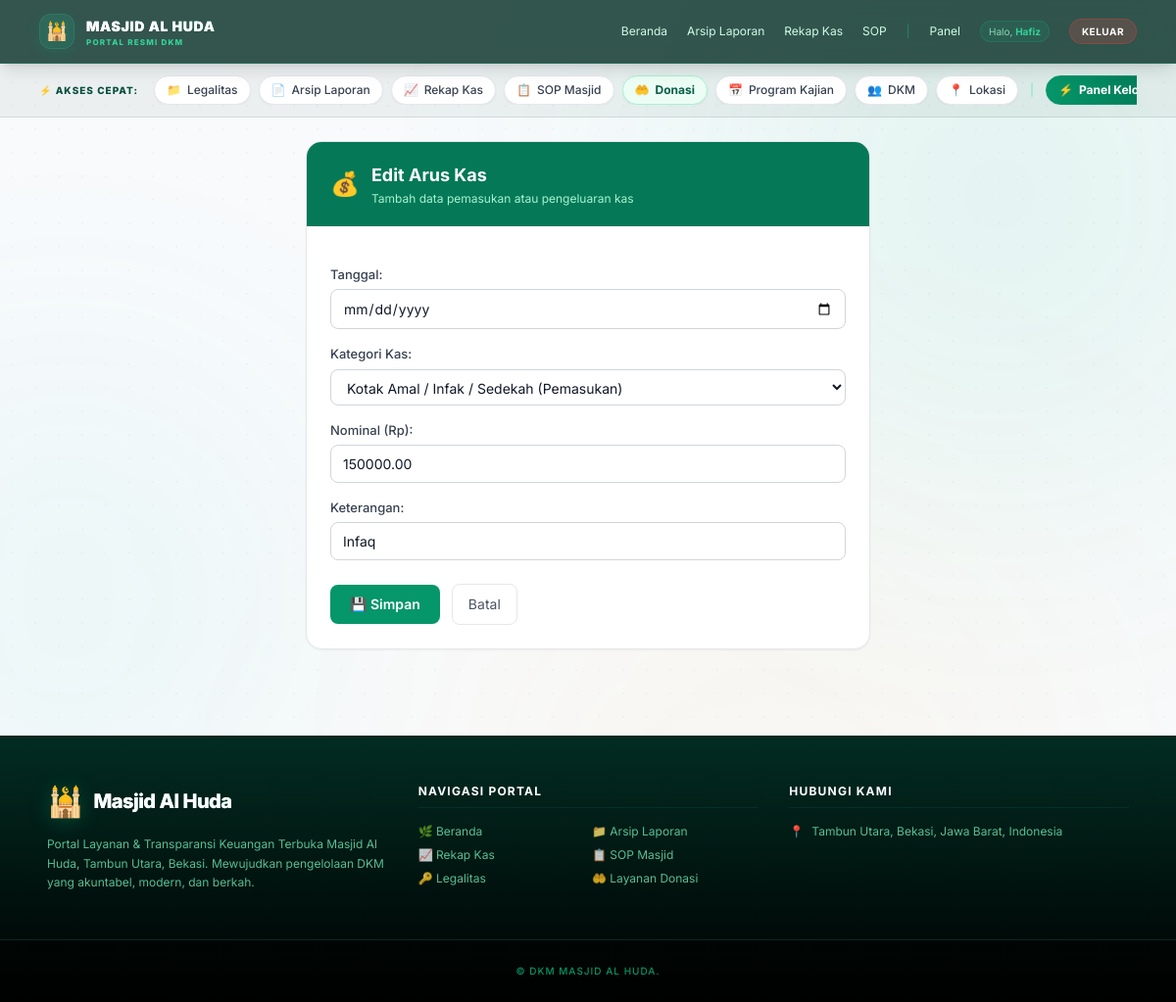
The page /kas/26/edit/?next=/rekap-kas/?year=2026 (signed in) on the database its author committed.
### core/models.py (models this page shows, shortened)
class CashFlow(models.Model):
    FLOW_CHOICES = [
        ('IN', 'Pemasukan'),
        ('OUT', 'Pengeluaran'),
    ]
    mosque = models.ForeignKey(Mosque, on_delete=models.CASCADE, related_name='cashflows')
    date = models.DateField('Tanggal')
    category = models.ForeignKey(CashCategory, on_delete=models.SET_NULL, null=True, blank=True, verbose_name="Kategori Kas")
    flow_type = models.CharField('Tipe', max_length=10, choices=FLOW_CHOICES, default='IN')
    amount = models.DecimalField('Nominal (Rp)', max_digits=14, decimal_places=2)
    description = models.CharField('Keterangan', max_length=255)
    class Meta:
        ordering = ['-date']

### core/views.py (the view)
# urls.py: path('kas/<int:pk>/edit/', views.cashflow_edit, name='cashflow_edit'),
@login_required
def cashflow_edit(request, pk):
    obj = get_object_or_404(CashFlow, pk=pk)
    back_year = obj.date.year  # simpan tahun sebelum edit
    if request.method == 'POST':
        form = CashFlowForm(request.POST, instance=obj)
        if form.is_valid():
            saved = form.save()
            log(request, 'UPDATE', f'CashFlow {saved.get_flow_type_display()} Rp{saved.amount}')
            messages.success(request, 'Data kas berhasil diperbarui.')
            next_url = request.POST.get('next', '')
            if next_url:
                return redirect(next_url)
            return redirect(f"/rekap-kas/?year={saved.date.year}")
    else:
        form = CashFlowForm(instance=obj)
    next_url = request.GET.get('next', f'/rekap-kas/?year={back_year}')
    return render(request, 'cashflow/form.html', {'form': form, 'title': 'Edit Arus Kas', 'next': next_url})

### core/forms.py
class CashFlowForm(forms.ModelForm):
    class Meta:
        model = CashFlow
        fields = ['date', 'category', 'amount', 'description']
        widgets = {
            'date': forms.DateInput(attrs={'type': 'date', 'class': 'w-full rounded border px-3 py-2'}),
            'category': forms.Select(attrs={'class': 'w-full rounded border px-3 py-2'}),
            'amount': forms.NumberInput(attrs={'class': 'w-full rounded border px-3 py-2', 'placeholder': 'Contoh: 150000'}),
            'description': forms.TextInput(attrs={'class': 'w-full rounded border px-3 py-2', 'placeholder': 'Keterangan transaksi'}),
        }
        labels = {
            'date': 'Tanggal',
            'category': 'Kategori Kas',
            'amount': 'Nominal (Rp)',
            'description': 'Keterangan',
        }

### core/models.py (called while the page is built)
    def __str__(self):
        return f"{self.name} ({self.get_flow_type_display()})"

### core/templates/cashflow/form.html (shortened to what this page needs)
{% extends 'base.html' %}
{% block content %}
<div class="max-w-xl mx-auto">
  <div class="bg-white rounded-2xl border border-gray-200 shadow-sm overflow-hidden">
    <div class="bg-emerald-700 px-6 py-5 flex items-center gap-3">
      <span class="text-2xl">💰</span>
      <div>
        <h1 class="text-lg font-bold text-white">{{ title|default:"Catat Arus Kas" }}</h1>
        <p class="text-emerald-200 text-xs mt-0.5">Tambah data pemasukan atau pengeluaran kas</p>
      </div>
    </div>
    <form method="post" class="django-form p-6 space-y-4">
      {{ form.as_p }}
      <div class="flex items-center gap-3 pt-2">
        <button type="submit" class="inline-flex items-center gap-2 px-5 py-2.5 bg-emerald-600 hover:bg-emerald-700 text-white text-sm font-semibold rounded-lg transition shadow-sm">
          💾 Simpan
        </button>
        <a href="{{ next|default:'/rekap-kas/' }}" class="px-4 py-2.5 text-sm rounded-lg border border-gray-200 hover:bg-gray-50 transition text-gray-600">Batal</a>
      </div>
    </form>
  </div>
</div>
{% endblock %}

### core/templates/base.html (shortened to what this page needs)
<!doctype html>
<html lang="id">
<head>
  <script src="https://cdn.tailwindcss.com"></script>
</head>
<body class="bg-slate-50 text-gray-800 min-h-screen relative overflow-x-hidden">
  <div class="fixed inset-0 pointer-events-none -z-50 overflow-hidden select-none">
    <div class="absolute -top-[10%] -right-[10%] w-[600px] h-[600px] rounded-full bg-emerald-500/10 blur-[150px] animate-pulse" style="animation-duration: 8s;"></div>
    <div class="absolute top-[35%] -left-[15%] w-[500px] h-[500px] rounded-full bg-teal-500/5 blur-[120px] animate-pulse" style="animation-duration: 12s;"></div>
    <div class="absolute -bottom-[10%] right-[10%] w-[600px] h-[600px] rounded-full bg-amber-500/5 blur-[150px] animate-pulse" style="animation-duration: 10s;"></div>
  </div>
  <header class="bg-emerald-950/80 backdrop-blur-md border-b border-emerald-500/20 text-white shadow-lg sticky top-0 z-50">
    <div class="max-w-6xl mx-auto px-4 py-3.5 flex items-center justify-between gap-4">
      <a href="{% url 'home' %}" class="group flex items-center gap-3 shrink-0 text-white transition duration-200">
        <div class="w-9 h-9 rounded-xl bg-gradient-to-br from-emerald-400/10 to-teal-500/10 border border-emerald-400/20 flex items-center justify-center shadow-[0_4px_15px_rgba(16,185,129,0.1)] relative overflow-hidden group-hover:border-emerald-400/40 group-hover:shadow-[0_4px_20px_rgba(16,185,129,0.2)] transition duration-300">
          <div class="absolute inset-0 bg-emerald-500/10 blur-sm pointer-events-none"></div>
          <span class="text-lg relative z-10 select-none transform group-hover:scale-110 transition duration-300">🕌</span>
        </div>
        <div class="flex flex-col leading-none">
          <span class="text-sm font-black tracking-wider text-white uppercase bg-gradient-to-r from-white via-emerald-100 to-emerald-300 bg-clip-text text-transparent group-hover:from-white group-hover:to-emerald-200 transition duration-300">{{ mosque.name|default:"Masjid Al Huda" }}</span>
          <span class="text-[8px] font-extrabold tracking-[0.15em] text-emerald-400 uppercase mt-0.5">Portal Resmi DKM</span>
        </div>
      </a>
      <nav class="ml-auto text-xs hidden md:flex items-center gap-5">
        <a class="hover:text-emerald-300 py-1 transition duration-200 {% if request.path == '/' %}text-emerald-400 font-bold border-b-2 border-emerald-400{% else %}text-emerald-100{% endif %}"
           href="{% url 'home' %}">Beranda</a>
        <a class="hover:text-emerald-300 py-1 transition duration-200 {% if '/arsip/' in request.path %}text-emerald-400 font-bold border-b-2 border-emerald-400{% else %}text-emerald-100{% endif %}"
           href="{% url 'report_archive' %}">Arsip Laporan</a>
        <a class="hover:text-emerald-300 py-1 transition duration-200 {% if '/rekap-kas' in request.path %}text-emerald-400 font-bold border-b-2 border-emerald-400{% else %}text-emerald-100{% endif %}"
           href="{% url 'cashflow_public' %}">Rekap Kas</a>
        <a class="hover:text-emerald-300 py-1 transition duration-200 {% if '/sop' in request.path %}text-emerald-400 font-bold border-b-2 border-emerald-400{% else %}text-emerald-100{% endif %}"
           href="{% url 'sop_public' %}">SOP</a>
        {% if request.user.is_authenticated %}
          <span class="text-emerald-500/50">|</span>
          <a class="hover:text-emerald-300 py-1 transition duration-200 {% if '/dashboard' in request.path %}text-emerald-400 font-bold border-b-2 border-emerald-400{% else %}text-emerald-100{% endif %}"
              href="{% url 'dashboard' %}">Panel</a>
          <span class="text-emerald-200/80 text-[10px] bg-emerald-500/10 border border-emerald-500/20 px-2 py-0.5 rounded-full">Halo, <span class="font-bold text-emerald-400">{{ request.user.username }}</span></span>
          <a class="bg-red-500/20 hover:bg-red-600 border border-red-500/30 hover:border-red-600 px-3 py-1 rounded-full text-[10px] font-bold uppercase tracking-wider transition shadow-sm"
              href="{% url 'logout' %}">Keluar</a>
        {% else %}
          <a class="bg-emerald-500 hover:bg-emerald-600 border border-emerald-400 hover:border-emerald-500 px-4 py-1.5 rounded-full text-xs font-bold transition shadow-md shadow-emerald-950/20"
             href="{% url 'login' %}">Masuk Pengurus</a>
        {% endif %}
      </nav>
    </div>
  </header>
  {% if request.path != '/' and request.path != '/home' and request.path != '/home/' %}
  <section class="bg-emerald-950/5 border-b border-emerald-950/10 animate-fade-in">
    <div class="max-w-6xl mx-auto px-4 py-3">
      <div class="flex items-center gap-2 text-xs overflow-x-auto no-scrollbar scroll-smooth whitespace-nowrap">
        <span class="text-[10px] font-extrabold text-emerald-900 uppercase tracking-widest mr-2 shrink-0 hidden sm:inline-block">⚡ Akses Cepat:</span>
        <a href="{% url 'legalitas_public' %}"
           class="inline-flex items-center gap-1.5 px-3 py-1.5 bg-white hover:bg-emerald-50 border border-gray-200 hover:border-emerald-300 rounded-full transition shadow-sm hover:shadow text-gray-700 font-medium">
          <span>📁</span> Legalitas
        </a>
        <a href="{% url 'report_archive' %}"
           class="inline-flex items-center gap-1.5 px-3 py-1.5 bg-white hover:bg-emerald-50 border border-gray-200 hover:border-emerald-300 rounded-full transition shadow-sm hover:shadow text-gray-700 font-medium">
          <span>📄</span> Arsip Laporan
        </a>
        <a href="{% url 'cashflow_public' %}"
           class="inline-flex items-center gap-1.5 px-3 py-1.5 bg-white hover:bg-emerald-50 border border-gray-200 hover:border-emerald-300 rounded-full transition shadow-sm hover:shadow text-gray-700 font-medium">
          <span>📈</span> Rekap Kas
        </a>
        <a href="{% url 'sop_public' %}"
           class="inline-flex items-center gap-1.5 px-3 py-1.5 bg-white hover:bg-emerald-50 border border-gray-200 hover:border-emerald-300 rounded-full transition shadow-sm hover:shadow text-gray-700 font-medium">
          <span>📋</span> SOP Masjid
        </a>
        <a href="{% url 'donation_page' %}"
           class="inline-flex items-center gap-1.5 px-3 py-1.5 bg-emerald-50 hover:bg-emerald-100 border border-emerald-200 rounded-full transition shadow-sm hover:shadow text-emerald-800 font-bold">
          <span>🤲</span> Donasi
        </a>
        <a href="{% url 'home' %}#program"
           class="inline-flex items-center gap-1.5 px-3 py-1.5 bg-white hover:bg-emerald-50 border border-gray-200 hover:border-emerald-300 rounded-full transition shadow-sm hover:shadow text-gray-700 font-medium">
          <span>📅</span> Program Kajian
        </a>
        <a href="{% url 'home' %}#pengurus"
           class="inline-flex items-center gap-1.5 px-3 py-1.5 bg-white hover:bg-emerald-50 border border-gray-200 hover:border-emerald-300 rounded-full transition shadow-sm hover:shadow text-gray-700 font-medium">
          <span>👥</span> DKM
        </a>
        <a href="{% url 'home' %}#kontak"
           class="inline-flex items-center gap-1.5 px-3 py-1.5 bg-white hover:bg-emerald-50 border border-gray-200 hover:border-emerald-300 rounded-full transition shadow-sm hover:shadow text-gray-700 font-medium">
          <span>📍</span> Lokasi
        </a>
        {% if request.user.is_authenticated %}
        <span class="text-emerald-300 px-1 hidden sm:inline">|</span>
        <a href="{% url 'dashboard' %}"
           class="inline-flex items-center gap-1.5 px-3 py-1.5 bg-gradient-to-r from-emerald-600 to-emerald-700 hover:from-emerald-700 hover:to-emerald-800 border border-emerald-600 rounded-full transition shadow-sm hover:shadow text-white font-bold">
          <span>⚡</span> Panel Kelola
        </a>
        {% endif %}
      </div>
    </div>
  </section>
  {% endif %}
  <main class="max-w-6xl mx-auto px-4 py-6">
    {% block content %}{% endblock %}
  </main>
  <footer class="mt-16 bg-gradient-to-b from-emerald-950 to-black text-emerald-100 border-t border-emerald-500/20">
    <div class="max-w-6xl mx-auto px-6 py-12 grid md:grid-cols-3 gap-8">
      <div>
        <div class="flex items-center gap-2.5 mb-4">
          <span class="text-3xl drop-shadow-[0_2px_10px_rgba(16,185,129,0.3)]">🕌</span>
          <span class="font-extrabold text-white text-xl tracking-tight bg-gradient-to-r from-emerald-50 to-emerald-300 bg-clip-text text-transparent">Masjid Al Huda</span>
        </div>
        <p class="text-xs text-emerald-300/80 leading-relaxed max-w-sm">
          Portal Layanan & Transparansi Keuangan Terbuka Masjid Al Huda, Tambun Utara, Bekasi. Mewujudkan pengelolaan DKM yang akuntabel, modern, dan berkah.
        </p>
      </div>
      <div>
        <h3 class="font-bold text-white mb-4 text-xs uppercase tracking-widest border-b border-emerald-500/10 pb-2">Navigasi Portal</h3>
        <ul class="grid grid-cols-2 gap-2 text-xs text-emerald-300/80">
          <li><a href="{% url 'home' %}" class="hover:text-emerald-400 transition flex items-center gap-1">🌿 Beranda</a></li>
          <li><a href="{% url 'report_archive' %}" class="hover:text-emerald-400 transition flex items-center gap-1">📁 Arsip Laporan</a></li>
          <li><a href="{% url 'cashflow_public' %}" class="hover:text-emerald-400 transition flex items-center gap-1">📈 Rekap Kas</a></li>
          <li><a href="{% url 'sop_public' %}" class="hover:text-emerald-400 transition flex items-center gap-1">📋 SOP Masjid</a></li>
          <li><a href="{% url 'legalitas_public' %}" class="hover:text-emerald-400 transition flex items-center gap-1">🔑 Legalitas</a></li>
          <li><a href="{% url 'donation_page' %}" class="hover:text-emerald-400 transition flex items-center gap-1">🤲 Layanan Donasi</a></li>
        </ul>
      </div>
      <div>
        <h3 class="font-bold text-white mb-4 text-xs uppercase tracking-widest border-b border-emerald-500/10 pb-2">Hubungi Kami</h3>
        <ul class="space-y-2.5 text-xs text-emerald-300/80">
          <li class="flex items-start gap-2">
            <span class="text-emerald-400 shrink-0">📍</span>
            <span>Tambun Utara, Bekasi, Jawa Barat, Indonesia</span>
          </li>
        </ul>
      </div>
    </div>
    <div class="border-t border-emerald-950 py-6 text-center text-[10px] font-medium text-emerald-600 uppercase tracking-widest bg-black/40">
      © {{ now|date:"Y" }} DKM {{ mosque.name|default:"Masjid Al Huda" }}.
    </div>
  </footer>
</body>
</html>

### core/templates/base.html (style rules this page uses)
*, body { font-family: 'Inter', system-ui, sans-serif; }
a, button { transition: all .18s ease; }
.django-form p { margin-bottom: .75rem; }
.django-form p label, .django-form label { display: block; font-size: .8125rem; font-weight: 500; color: #374151; margin-bottom: .3rem; }
.django-form input[type=text], .django-form input[type=email], .django-form input[type=url], .django-form input[type=date], .django-form input[type=number], .django-form input[type=password], .django-form input[type=file], .django-form select, .django-form textarea { display: block; width: 100%; border: 1px solid #d1d5db; border-radius: .5rem; padding: .5rem .75rem; font-size: .875rem; color: #111827; background: #fff; outline: none; transition: border-color .15s, box-shadow .15s; }

### rows shown on the page
CashFlow: category "Kotak Amal / Infak / Sedekah (Pemasukan)", amount "150000.00", description "Infaq"

### other values the page prints
{{ mosque.name|default:"Masjid Al Huda" }} "MASJID AL HUDA"
{{ request.user.username }} "Hafiz"
{{ title|default:"Catat Arus Kas" }} "Edit Arus Kas"
